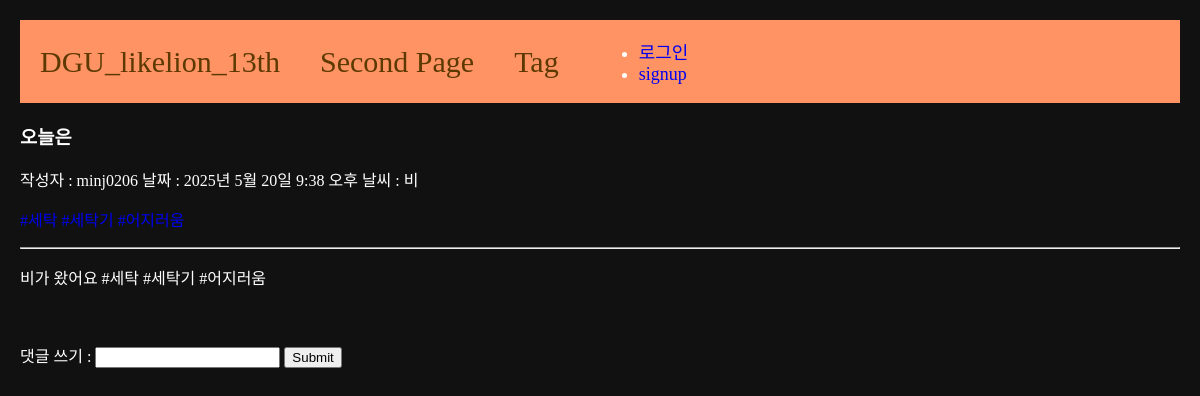
The page /5 on the database its author committed.
### main/models.py (models this page shows, shortened)
class Post(models.Model):
    title = models.CharField(max_length=50)
    writer = models.ForeignKey(User, null=False, blank=False, on_delete=models.CASCADE)
    content = models.TextField()
    pub_date = models.DateTimeField()
    weather = models.CharField(max_length=10)
    image = models.ImageField(upload_to="post/", blank=True, null=True)
    tags = models.ManyToManyField(Tag, related_name='posts', blank=True)

### main/views.py (the view, shortened to what this page needs)
# urls.py: path('<int:id>', detail, name="detail"),
def detail(request, id):
    post = get_object_or_404(Post, pk=id)
    if request.method == 'GET':
        comments = Comment.objects.filter(post=post)
        return render(request, 'main/detail.html', {'post':post, 'comments': comments})

### main/templates/main/detail.html (shortened to what this page needs)
{% extends 'base.html' %}
{% load static %}
{% block content %}
<h3>{{post.title}}</h3>
작성자 : {{post.writer}}
날짜 : {{post.pub_date}}
날씨 : {{post.weather}}
<P>
    {% for tag in post.tags.all %}
        <a href="{% url 'main:tag-posts' tag.id %}">#{{tag.name}}</a>
    {% endfor %}
</P>
<hr />
<p>{{post.content}}</p>
<br>
    <div class="comment_container">
        <div class="comment_form">
            <form action="{% url 'main:detail' post.id %}" method="POST">
                댓글 쓰기 : <input type="text" name="content">
                <input type="submit" name="submit">
            </form>
        </div>
    </div>
{% endblock %}

### project/templates/base.html (style rules this page uses)
a { text-decoration: none; }
.body-container { background-color: #111; color: #fff; margin: 20px; }

### rows shown on the page
Post: title "오늘은", writer "minj0206", pub_date "2025년 5월 20일 9:38 오후", weather "비", content "비가 왔어요 #세탁 #세탁기 #어지러움"
